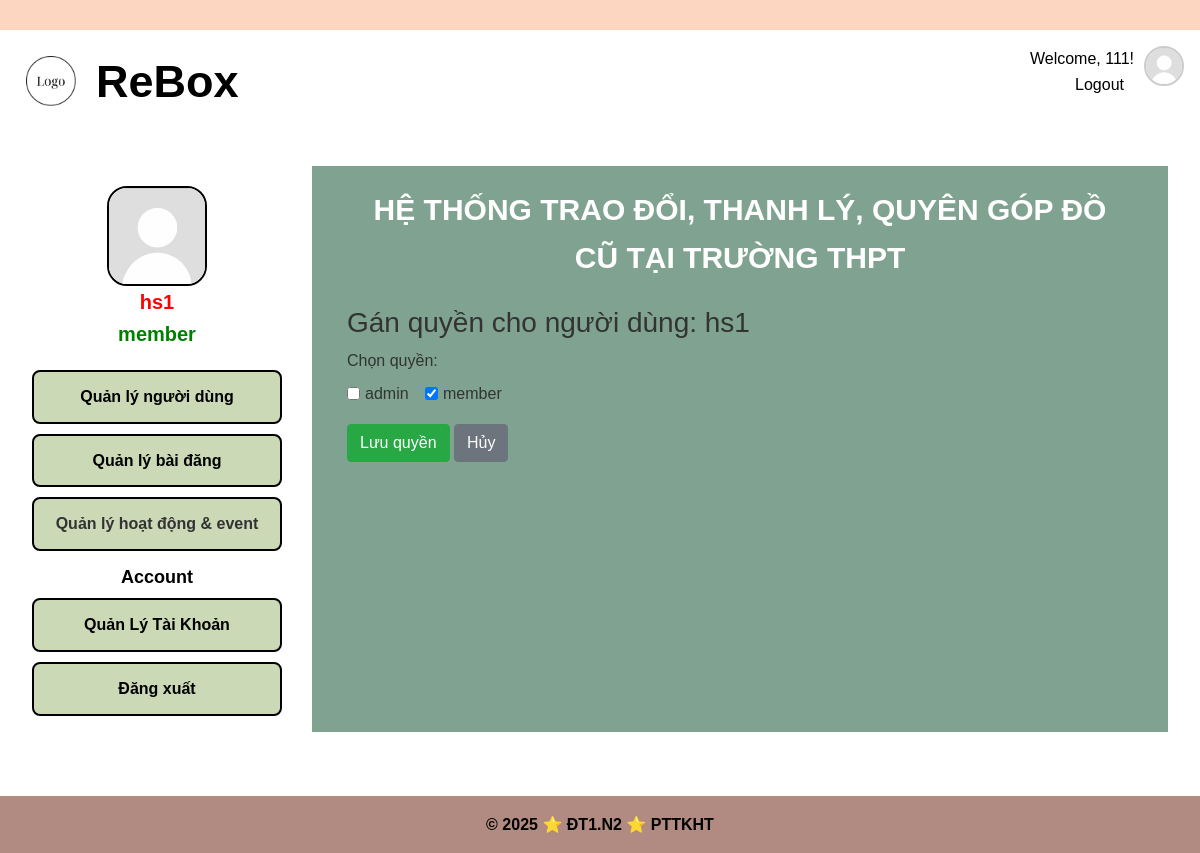
The page /admin/users/roles/2 (signed in) on the database its author committed.
### app/models/user.py (models this page shows, shortened)
class User(UserMixin, csdl.Model):
    id = csdl.Column(csdl.Integer, primary_key=True)
    username = csdl.Column(csdl.String(50), unique=True, nullable=False)
    password  = csdl.Column(csdl.String(128), nullable=False)
    avatar = csdl.Column(csdl.Text, nullable = True)
    fullname = csdl.Column(csdl.String(120), nullable=False)
    date_of_birth = csdl.Column(csdl.Date, nullable = True)
    gender = csdl.Column(csdl.String(10), nullable = True)
    address = csdl.Column(csdl.Text, nullable = True)
    email = csdl.Column(csdl.String(120), unique=True, nullable=False)
    phone = csdl.Column(csdl.String(20), nullable=True) #co the null
    facebook = csdl.Column(csdl.Text, nullable =True)
    roles = csdl.relationship('Role', secondary='user_role', backref=csdl.backref('users', lazy='dynamic'))
    created_date = csdl.Column(csdl.DateTime, default=datetime.utcnow)  # Thêm dòng này
    def get_username(self):
        return self.username
    def has_role(self, role_name):
        for role in self.roles:
            if role.name == role_name:
                return True
        return False
    def get_role(self):
        return ', '.join(role.name for role in self.roles)

### app/models/role.py (models this page shows)
class Role(csdl.Model):
    id = csdl.Column(csdl.Integer, primary_key=True)
    name = csdl.Column(csdl.String(50), unique=True, nullable=False)  # Tên vai trò: 'admin', 'user', ...

### app/userManagement/routes.py (the view, shortened to what this page needs)
@userManagement_blueprint.route('/admin/users/roles/<int:user_id>', methods=['GET', 'POST'])
def grant_roles(user_id):
    user = User.query.get_or_404(user_id)
    if user.username == "root":
        flash('Không thể gán quyền cho tài khoản root!', 'danger')
        return redirect(url_for('userManagement.manage_user'))
    all_roles = Role.query.all()
    return render_template('userManagement/grant_roles.html', user=user, all_roles=all_roles)

### app/models/user.py (called while the page is built)
@login_manager.user_loader
def load_user(user_id): #luu ttin user by id da luu trong session login
    return User.query.get(int(user_id)) #doi tuong User chua ttin (username, pass,email, ...)

### app/userManagement/templates/userManagement/grant_roles.html
{% extends 'manageMenu.html' %}
{% block ManagementContent %}
<div class="container mt-4">
  <h3>Gán quyền cho người dùng: {{ user.get_username() }}</h3>
  <form method="POST">
    <div class="mb-3">
      <label class="form-label">Chọn quyền:</label>
      <div>
        {% for role in all_roles %}
          <div class="form-check form-check-inline">
            <input
              class="form-check-input"
              type="checkbox"
              name="roles"
              id="role{{ role.id }}"
              value="{{ role.id }}"
              {% if role in user.roles %}checked{% endif %}
            />
            <label class="form-check-label" for="role{{ role.id }}">
              {{ role.name }}
            </label>
          </div>
        {% endfor %}
      </div>
    </div>
    <button type="submit" class="btn btn-success">Lưu quyền</button>
    <a href="{{ url_for('userManagement.manage_user') }}" class="btn btn-secondary">Hủy</a>
  </form>
</div>
{% endblock %}

### app/templates/manageMenu.html (shortened to what this page needs)
{% extends 'base.html' %}
{% block extra_css %}
<link
  rel="stylesheet"
  href="{{ url_for('static', filename='css/admin.css') }}"
/>
<link
  rel="stylesheet"
  href="{{ url_for('static', filename='css/color.css') }}"
/>
{% endblock %}
{% block content %}
<div class="manageMenu">
  <div class="manageMenu-sidebar">
    <aside class="manageMenu-aside">
      <div class="admin-info">
        <img
          src="{{ user.avatar or url_for('static', filename='image/avatar.png') }}"
          alt="Avatar"
          width="100px"
          style="
            display: block;
            margin: 0 auto;
            border: 2px solid black;
            border-radius: 20px;
          "
        />
        <div style="text-align: center; font-size: 20px; font-weight: bold">
          <div style="color: red">{{ user.username }}</div>
          <div style="color: green">
            {{ user.get_role() if user and user.get_role() else 'Không có vai
            trò' }}
          </div>
        </div>
      </div>
      <nav class="manageMenu-nav">
        <ul>
          {% if has_role(current_user,'admin') %}
          <li>
            <a href="{{ url_for('userManagement.manage_user') }}">
              Quản lý người dùng
            </a>
          </li>
          <li>
            <a href="{{ url_for('postManagement.manage_post') }}">
              Quản lý bài đăng
            </a>
          </li>
          <li>Quản lý hoạt động & event</li>
          {%endif%}
        </ul>
        <h1>Account</h1>
        <ul>
          <li>
            <a href="{{ url_for('accountManagement.view_profile') }}">
              Quản Lý Tài Khoản
            </a>
          </li>
          <li>
            <a href="{{ url_for('auth.logout') }}"> Đăng xuất </a>
          </li>
        </ul>
      </nav>
    </aside>
  </div>
  <div class="manageMenu-content">
    <p
      style="
        text-align: center;
        font-size: 30px;
        color: white;
        font-weight: bold;
        padding-left: 30px;
        padding-right: 30px;
      "
    >
      HỆ THỐNG TRAO ĐỔI, THANH LÝ, QUYÊN GÓP ĐỒ CŨ TẠI TRƯỜNG THPT
    </p>
    {% block ManagementContent %}{% endblock %}
  </div>
</div>
{% endblock %}

### app/templates/base.html (shortened to what this page needs)
<!DOCTYPE html>
<html lang="vi-VN">
  <head>
    <link
      rel="stylesheet"
      href="https://cdn.jsdelivr.net/npm/bootstrap@4.0.0/dist/css/bootstrap.min.css"
    />
    <link
      rel="stylesheet"
      href="{{ url_for('static', filename='css/base.css') }}"
    />
    {% block extra_css %}{% endblock %}
  </head>
  <body>
    <header>
      <div class="top-bar"></div>
      <div class="header-logo">
        <div class="logo-image">
          <a href="{{ url_for('home.homepage') }}">
            <img
              src="{{ url_for('static', filename='image/logo.png') }}"
              alt="logo"
              style="width: 50px"
            />
          </a>
        </div>
        <div class="name-web">
          <p>ReBox</p>
        </div>
        <div class="select-login">
          <nav class="nav-select-login">
            {% if current_user.is_authenticated %}
            <p>Welcome, {{ current_user.username }}!</p>
            <a href="{{ url_for('auth.logout') }}">Logout</a>
            {% else %}
            <a href="{{ url_for('auth.login') }}">Login</a> |
            <a href="{{ url_for('auth.register') }}">Register</a> |
            <a href="{{ url_for('auth.adminLogin') }}">Admin</a>
            {% endif %}
          </nav>
        </div>
        <div class="dropdown">
          <a  id="avatarDropdown" data-bs-toggle="dropdown" aria-expanded="false">
            <img src="{{ user.avatar or url_for('static', filename='image/avatar.png') }}" alt="avatar" class="rounded-circle" width="40" height="40" style="object-fit: cover; border: 2px solid #ccc; margin-left: 10px; cursor: pointer;">
          </a>
        </div>
      </div>
    </header>
    <main>{% block content %} {% endblock %}</main>
    <footer>
      <div class="footer-content">
        <p>&copy; 2025 ⭐ ĐT1.N2 ⭐ PTTKHT</p>
      </div>
    </footer>
  </body>
</html>

### app/static/css/base.css (style rules this page uses)
:root { --topBar: var(--mau2); --header: white; --menu-bar-color: var(--mau4); --selected-menu-color: var(--mau3); --text-select-login: var(--mau6); --btn-search: var(--mau9); --btn-search-hover: var(--mau8); --footer-background: var(--mau6); --text-header: black; --text-login-register: black; --text-menu-login-register: black; --text-footer: white; --text-menu-home: white; --text-menu-home-hover: black; --text-menu-home-selected: black; --text-btn-search: white; --text-btn-search-hover: black; --mau1: #86946d; --mau2: #fdd6c2; --mau3: #ccd9b7; --mau4: #7fa390; --mau5: #b0e1e1; --mau6: #b18a81; --mau7: #d9c297; --mau8: #c4a289; --mau9: #7b544c; --mau20: #f6ffe7; }
* { margin: 0; padding: 0; box-sizing: border-box; }
p { margin-bottom: 0px !important; }
html, body { height: 100%; margin: 0; display: flex; flex-direction: column; }
body { font-family: "Arial", sans-serif; background-color: white; color: #333; line-height: 1.6; }
.logo-image { margin: 10px; }
.name-web { margin: 0 10px !important; font-size: 45px; font-weight: bold; }
.top-bar { height: 30px; background-color: var(--topBar); z-index: 999; }
header { display: table-row; }
.header-logo { display: flex; background-color: var(--header); color: var(--text-header); padding: 1rem; }
.select-login { margin-left: auto; text-align: right; color: var(--text-login-register); text-decoration: none; }
.nav-select-login a { color: var(--text-menu-login-register); margin: 0 10px; text-decoration: none; }
main { padding: 2rem; flex: 1; }
footer { background-color: var(--footer-background); color: var(--text-header); text-align: center; padding: 1rem; margin-top: 2rem; font-weight: bold; }

### app/static/css/admin.css (style rules this page uses)
.manageMenu { display: flex; }
.admin-info { margin-top: 20px; background-color: white; }
.manageMenu-sidebar { width: 250px; background-color: white; margin-right: 30px; }
.manageMenu-content { flex: 1; background-color: var(--mau4); padding: 20px; }
.manageMenu-nav { margin-top: 20px; }
.manageMenu-nav ul { list-style: none; padding: 0; }
.manageMenu-nav li a { color: black !important; text-decoration: none; }
.manageMenu-nav li { border-radius: 8px; border: 2px solid black; margin: 10px 0; cursor: pointer; background-color: var(--mau3); padding: 12px 16px; transition: background-color 0.2s ease; text-align: center; font-weight: bold; }
.manageMenu-nav h1 { font-size: large; font-weight: bold; text-align: center; color: black; }

### app/static/css/color.css (style rules this page uses)
:root { --sidebar-background: white; --user-info-background: var(--mau13); --profile-menu-li-hover-background: var(--mau4); --profile-menu-li-hover-color: white; --profile-menu-li-active-background: var(--mau3); --profile-menu-li-active-color: black; --accManagement-main-background: var(--mau4); --accManagement-tab-background: var(--mau13); --accManagement-tab-ul-hover-background: var(--mau4); --accManagement-tab-ul-hover-color: white; --profile-content-background: var(--mau13); --mau1: #86946d; --mau2: #fdd6c2; --mau3: #ccd9b7; --mau4: #7fa390; --mau5: #b0e1e1; --mau6: #b18a81; --mau7: #d9c297; --mau8: #c4a289; --mau9: #7b544c; --mau10: #f6f0eb; --mau11: #d6e1d1; --mau12: #241f1c; --mau13: #fff2e3; --mau14: #f6ffe7; }

### rows shown on the page
User: username "111"
User: avatar (placeholder picture), username "hs1", get_username "hs1"
Role: name "member"
Role: name "admin"
